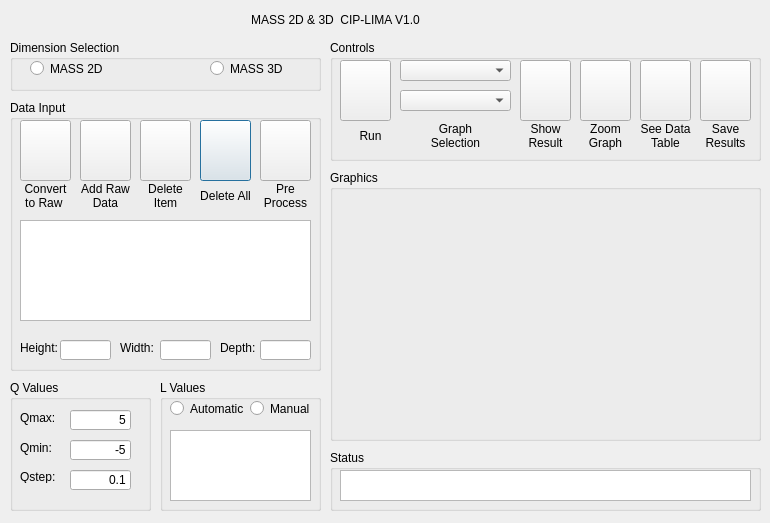
<?xml version="1.0" encoding="UTF-8"?>
<ui version="4.0">
 <class>Dialog</class>
 <widget class="QDialog" name="Dialog">
  <property name="geometry">
   <rect>
    <x>0</x>
    <y>0</y>
    <width>770</width>
    <height>523</height>
   </rect>
  </property>
  <property name="windowTitle">
   <string>Multifractal Analysis and Scale System 2D &amp; 3D</string>
  </property>
  <property name="windowIcon">
   <iconset resource="Resources.qrc">
    <normaloff>:/icons/mass_main.png</normaloff>:/icons/mass_main.png</iconset>
  </property>
  <property name="windowOpacity">
   <double>1.000000000000000</double>
  </property>
  <widget class="QGroupBox" name="gb_qvalue">
   <property name="geometry">
    <rect>
     <x>10</x>
     <y>380</y>
     <width>141</width>
     <height>131</height>
    </rect>
   </property>
   <property name="title">
    <string>Q Values</string>
   </property>
   <widget class="QLabel" name="l_qmax">
    <property name="geometry">
     <rect>
      <x>10</x>
      <y>30</y>
      <width>51</width>
      <height>16</height>
     </rect>
    </property>
    <property name="text">
     <string>Qmax:</string>
    </property>
   </widget>
   <widget class="QLabel" name="l_qmin">
    <property name="geometry">
     <rect>
      <x>10</x>
      <y>60</y>
      <width>51</width>
      <height>16</height>
     </rect>
    </property>
    <property name="text">
     <string>Qmin:</string>
    </property>
   </widget>
   <widget class="QLabel" name="l_qstep">
    <property name="geometry">
     <rect>
      <x>10</x>
      <y>90</y>
      <width>46</width>
      <height>13</height>
     </rect>
    </property>
    <property name="text">
     <string>Qstep:</string>
    </property>
   </widget>
   <widget class="QLineEdit" name="le_qmax">
    <property name="geometry">
     <rect>
      <x>60</x>
      <y>30</y>
      <width>61</width>
      <height>20</height>
     </rect>
    </property>
    <property name="text">
     <string>5</string>
    </property>
    <property name="alignment">
     <set>Qt::AlignRight|Qt::AlignTrailing|Qt::AlignVCenter</set>
    </property>
   </widget>
   <widget class="QLineEdit" name="le_qmin">
    <property name="geometry">
     <rect>
      <x>60</x>
      <y>60</y>
      <width>61</width>
      <height>20</height>
     </rect>
    </property>
    <property name="text">
     <string>-5</string>
    </property>
    <property name="alignment">
     <set>Qt::AlignRight|Qt::AlignTrailing|Qt::AlignVCenter</set>
    </property>
   </widget>
   <widget class="QLineEdit" name="le_qstep">
    <property name="geometry">
     <rect>
      <x>60</x>
      <y>90</y>
      <width>61</width>
      <height>20</height>
     </rect>
    </property>
    <property name="text">
     <string>0.1</string>
    </property>
    <property name="alignment">
     <set>Qt::AlignRight|Qt::AlignTrailing|Qt::AlignVCenter</set>
    </property>
   </widget>
  </widget>
  <widget class="QLabel" name="l_title">
   <property name="geometry">
    <rect>
     <x>10</x>
     <y>10</y>
     <width>651</width>
     <height>20</height>
    </rect>
   </property>
   <property name="text">
    <string>MASS 2D &amp; 3D  CIP-LIMA V1.0</string>
   </property>
   <property name="alignment">
    <set>Qt::AlignCenter</set>
   </property>
   <property name="wordWrap">
    <bool>false</bool>
   </property>
  </widget>
  <widget class="QGroupBox" name="gb_lvalue">
   <property name="geometry">
    <rect>
     <x>160</x>
     <y>380</y>
     <width>161</width>
     <height>131</height>
    </rect>
   </property>
   <property name="title">
    <string>L Values</string>
   </property>
   <widget class="QRadioButton" name="rb_lvalauto">
    <property name="geometry">
     <rect>
      <x>10</x>
      <y>20</y>
      <width>82</width>
      <height>17</height>
     </rect>
    </property>
    <property name="text">
     <string>Automatic</string>
    </property>
   </widget>
   <widget class="QRadioButton" name="rb_lvalmanual">
    <property name="geometry">
     <rect>
      <x>90</x>
      <y>20</y>
      <width>61</width>
      <height>17</height>
     </rect>
    </property>
    <property name="text">
     <string>Manual</string>
    </property>
   </widget>
   <widget class="QTextEdit" name="te_lvalues">
    <property name="geometry">
     <rect>
      <x>10</x>
      <y>50</y>
      <width>141</width>
      <height>71</height>
     </rect>
    </property>
    <property name="toolTip">
     <string>Insert L values separeted by commas.
Press &quot;Pre Process&quot; button to obtain default values.</string>
    </property>
   </widget>
  </widget>
  <widget class="QGroupBox" name="gb_dimension">
   <property name="geometry">
    <rect>
     <x>10</x>
     <y>40</y>
     <width>311</width>
     <height>51</height>
    </rect>
   </property>
   <property name="title">
    <string>Dimension Selection</string>
   </property>
   <widget class="QRadioButton" name="rb_mass2d">
    <property name="geometry">
     <rect>
      <x>20</x>
      <y>20</y>
      <width>82</width>
      <height>17</height>
     </rect>
    </property>
    <property name="text">
     <string>MASS 2D</string>
    </property>
   </widget>
   <widget class="QRadioButton" name="rb_mass3d">
    <property name="geometry">
     <rect>
      <x>200</x>
      <y>20</y>
      <width>82</width>
      <height>17</height>
     </rect>
    </property>
    <property name="text">
     <string>MASS 3D</string>
    </property>
   </widget>
  </widget>
  <widget class="QGroupBox" name="gb_datamanag">
   <property name="geometry">
    <rect>
     <x>10</x>
     <y>100</y>
     <width>311</width>
     <height>271</height>
    </rect>
   </property>
   <property name="title">
    <string>Data Input</string>
   </property>
   <widget class="QLabel" name="l_preshow">
    <property name="geometry">
     <rect>
      <x>250</x>
      <y>80</y>
      <width>51</width>
      <height>31</height>
     </rect>
    </property>
    <property name="text">
     <string>Pre Process</string>
    </property>
    <property name="alignment">
     <set>Qt::AlignCenter</set>
    </property>
    <property name="wordWrap">
     <bool>true</bool>
    </property>
   </widget>
   <widget class="QLabel" name="l_deleteall">
    <property name="geometry">
     <rect>
      <x>190</x>
      <y>80</y>
      <width>51</width>
      <height>31</height>
     </rect>
    </property>
    <property name="text">
     <string>Delete All</string>
    </property>
    <property name="alignment">
     <set>Qt::AlignCenter</set>
    </property>
    <property name="wordWrap">
     <bool>true</bool>
    </property>
   </widget>
   <widget class="QPushButton" name="pb_deleteall">
    <property name="geometry">
     <rect>
      <x>190</x>
      <y>20</y>
      <width>51</width>
      <height>61</height>
     </rect>
    </property>
    <property name="text">
     <string/>
    </property>
    <property name="icon">
     <iconset resource="Resources.qrc">
      <normaloff>:/icons/delete_all.png</normaloff>:/icons/delete_all.png</iconset>
    </property>
    <property name="iconSize">
     <size>
      <width>32</width>
      <height>32</height>
     </size>
    </property>
   </widget>
   <widget class="QLabel" name="l_convert">
    <property name="geometry">
     <rect>
      <x>10</x>
      <y>80</y>
      <width>51</width>
      <height>31</height>
     </rect>
    </property>
    <property name="text">
     <string>Convert to Raw </string>
    </property>
    <property name="alignment">
     <set>Qt::AlignCenter</set>
    </property>
    <property name="wordWrap">
     <bool>true</bool>
    </property>
   </widget>
   <widget class="QLabel" name="l_add_raw">
    <property name="geometry">
     <rect>
      <x>70</x>
      <y>80</y>
      <width>51</width>
      <height>31</height>
     </rect>
    </property>
    <property name="text">
     <string>Add Raw Data</string>
    </property>
    <property name="alignment">
     <set>Qt::AlignCenter</set>
    </property>
    <property name="wordWrap">
     <bool>true</bool>
    </property>
   </widget>
   <widget class="QPushButton" name="pb_preshow">
    <property name="geometry">
     <rect>
      <x>250</x>
      <y>20</y>
      <width>51</width>
      <height>61</height>
     </rect>
    </property>
    <property name="text">
     <string/>
    </property>
    <property name="icon">
     <iconset resource="Resources.qrc">
      <normaloff>:/icons/pre_process.png</normaloff>:/icons/pre_process.png</iconset>
    </property>
    <property name="iconSize">
     <size>
      <width>32</width>
      <height>32</height>
     </size>
    </property>
   </widget>
   <widget class="QPushButton" name="pb_convert">
    <property name="geometry">
     <rect>
      <x>10</x>
      <y>20</y>
      <width>51</width>
      <height>61</height>
     </rect>
    </property>
    <property name="text">
     <string/>
    </property>
    <property name="icon">
     <iconset resource="Resources.qrc">
      <normaloff>:/icons/convertRaw.png</normaloff>:/icons/convertRaw.png</iconset>
    </property>
    <property name="iconSize">
     <size>
      <width>32</width>
      <height>32</height>
     </size>
    </property>
   </widget>
   <widget class="QPushButton" name="pb_addraw">
    <property name="geometry">
     <rect>
      <x>70</x>
      <y>20</y>
      <width>51</width>
      <height>61</height>
     </rect>
    </property>
    <property name="text">
     <string/>
    </property>
    <property name="icon">
     <iconset resource="Resources.qrc">
      <normaloff>:/icons/add_raw.png</normaloff>:/icons/add_raw.png</iconset>
    </property>
    <property name="iconSize">
     <size>
      <width>32</width>
      <height>32</height>
     </size>
    </property>
   </widget>
   <widget class="QLabel" name="l_deleteone">
    <property name="geometry">
     <rect>
      <x>130</x>
      <y>80</y>
      <width>51</width>
      <height>31</height>
     </rect>
    </property>
    <property name="text">
     <string>Delete Item</string>
    </property>
    <property name="alignment">
     <set>Qt::AlignCenter</set>
    </property>
    <property name="wordWrap">
     <bool>true</bool>
    </property>
   </widget>
   <widget class="QListView" name="lv_filenames">
    <property name="geometry">
     <rect>
      <x>10</x>
      <y>120</y>
      <width>291</width>
      <height>101</height>
     </rect>
    </property>
    <property name="isWrapping" stdset="0">
     <bool>false</bool>
    </property>
    <property name="wordWrap">
     <bool>true</bool>
    </property>
   </widget>
   <widget class="QLineEdit" name="le_height">
    <property name="geometry">
     <rect>
      <x>50</x>
      <y>240</y>
      <width>51</width>
      <height>20</height>
     </rect>
    </property>
    <property name="toolTip">
     <string>Data Hight</string>
    </property>
    <property name="alignment">
     <set>Qt::AlignRight|Qt::AlignTrailing|Qt::AlignVCenter</set>
    </property>
    <property name="readOnly">
     <bool>true</bool>
    </property>
   </widget>
   <widget class="QLineEdit" name="le_width">
    <property name="geometry">
     <rect>
      <x>150</x>
      <y>240</y>
      <width>51</width>
      <height>20</height>
     </rect>
    </property>
    <property name="toolTip">
     <string>Data Width</string>
    </property>
    <property name="alignment">
     <set>Qt::AlignRight|Qt::AlignTrailing|Qt::AlignVCenter</set>
    </property>
    <property name="readOnly">
     <bool>true</bool>
    </property>
   </widget>
   <widget class="QLineEdit" name="le_depth">
    <property name="geometry">
     <rect>
      <x>250</x>
      <y>240</y>
      <width>51</width>
      <height>20</height>
     </rect>
    </property>
    <property name="toolTip">
     <string>Data Depth</string>
    </property>
    <property name="alignment">
     <set>Qt::AlignRight|Qt::AlignTrailing|Qt::AlignVCenter</set>
    </property>
    <property name="readOnly">
     <bool>true</bool>
    </property>
   </widget>
   <widget class="QLabel" name="l_iheight">
    <property name="geometry">
     <rect>
      <x>10</x>
      <y>240</y>
      <width>51</width>
      <height>16</height>
     </rect>
    </property>
    <property name="text">
     <string>Height:</string>
    </property>
   </widget>
   <widget class="QLabel" name="l_iwidth">
    <property name="geometry">
     <rect>
      <x>110</x>
      <y>240</y>
      <width>41</width>
      <height>16</height>
     </rect>
    </property>
    <property name="text">
     <string>Width:</string>
    </property>
   </widget>
   <widget class="QLabel" name="l_idepth">
    <property name="geometry">
     <rect>
      <x>210</x>
      <y>240</y>
      <width>41</width>
      <height>16</height>
     </rect>
    </property>
    <property name="text">
     <string>Depth:</string>
    </property>
   </widget>
   <widget class="QPushButton" name="pb_deleteone">
    <property name="geometry">
     <rect>
      <x>130</x>
      <y>20</y>
      <width>51</width>
      <height>61</height>
     </rect>
    </property>
    <property name="text">
     <string/>
    </property>
    <property name="icon">
     <iconset resource="Resources.qrc">
      <normaloff>:/icons/delete_one.png</normaloff>:/icons/delete_one.png</iconset>
    </property>
    <property name="iconSize">
     <size>
      <width>32</width>
      <height>32</height>
     </size>
    </property>
   </widget>
  </widget>
  <widget class="QGroupBox" name="gb_controls">
   <property name="geometry">
    <rect>
     <x>330</x>
     <y>40</y>
     <width>431</width>
     <height>121</height>
    </rect>
   </property>
   <property name="title">
    <string>Controls</string>
   </property>
   <widget class="QPushButton" name="pb_run">
    <property name="geometry">
     <rect>
      <x>10</x>
      <y>20</y>
      <width>51</width>
      <height>61</height>
     </rect>
    </property>
    <property name="text">
     <string/>
    </property>
    <property name="icon">
     <iconset resource="Resources.qrc">
      <normaloff>:/icons/run.png</normaloff>:/icons/run.png</iconset>
    </property>
    <property name="iconSize">
     <size>
      <width>32</width>
      <height>32</height>
     </size>
    </property>
   </widget>
   <widget class="QLabel" name="l_run">
    <property name="geometry">
     <rect>
      <x>10</x>
      <y>80</y>
      <width>61</width>
      <height>31</height>
     </rect>
    </property>
    <property name="text">
     <string>Run</string>
    </property>
    <property name="alignment">
     <set>Qt::AlignCenter</set>
    </property>
   </widget>
   <widget class="QPushButton" name="pb_showresult">
    <property name="geometry">
     <rect>
      <x>190</x>
      <y>20</y>
      <width>51</width>
      <height>61</height>
     </rect>
    </property>
    <property name="text">
     <string/>
    </property>
    <property name="icon">
     <iconset resource="Resources.qrc">
      <normaloff>:/icons/show_result.png</normaloff>:/icons/show_result.png</iconset>
    </property>
    <property name="iconSize">
     <size>
      <width>32</width>
      <height>32</height>
     </size>
    </property>
   </widget>
   <widget class="QLabel" name="l_showres">
    <property name="geometry">
     <rect>
      <x>190</x>
      <y>80</y>
      <width>51</width>
      <height>31</height>
     </rect>
    </property>
    <property name="text">
     <string>Show Result</string>
    </property>
    <property name="alignment">
     <set>Qt::AlignCenter</set>
    </property>
    <property name="wordWrap">
     <bool>true</bool>
    </property>
   </widget>
   <widget class="QPushButton" name="pb_seetable">
    <property name="geometry">
     <rect>
      <x>310</x>
      <y>20</y>
      <width>51</width>
      <height>61</height>
     </rect>
    </property>
    <property name="text">
     <string/>
    </property>
    <property name="icon">
     <iconset resource="Resources.qrc">
      <normaloff>:/icons/table.png</normaloff>:/icons/table.png</iconset>
    </property>
    <property name="iconSize">
     <size>
      <width>32</width>
      <height>32</height>
     </size>
    </property>
   </widget>
   <widget class="QPushButton" name="pb_saveresult">
    <property name="geometry">
     <rect>
      <x>370</x>
      <y>20</y>
      <width>51</width>
      <height>61</height>
     </rect>
    </property>
    <property name="toolTip">
     <string>Choose a folder
to save results</string>
    </property>
    <property name="text">
     <string/>
    </property>
    <property name="icon">
     <iconset resource="Resources.qrc">
      <normaloff>:/icons/save.png</normaloff>:/icons/save.png</iconset>
    </property>
    <property name="iconSize">
     <size>
      <width>32</width>
      <height>32</height>
     </size>
    </property>
   </widget>
   <widget class="QLabel" name="l_Table">
    <property name="geometry">
     <rect>
      <x>310</x>
      <y>80</y>
      <width>51</width>
      <height>31</height>
     </rect>
    </property>
    <property name="text">
     <string>See Data Table</string>
    </property>
    <property name="alignment">
     <set>Qt::AlignCenter</set>
    </property>
    <property name="wordWrap">
     <bool>true</bool>
    </property>
   </widget>
   <widget class="QLabel" name="l_saveresult">
    <property name="geometry">
     <rect>
      <x>370</x>
      <y>80</y>
      <width>51</width>
      <height>31</height>
     </rect>
    </property>
    <property name="text">
     <string>Save Results</string>
    </property>
    <property name="alignment">
     <set>Qt::AlignCenter</set>
    </property>
    <property name="wordWrap">
     <bool>true</bool>
    </property>
   </widget>
   <widget class="QComboBox" name="cb_selgraph">
    <property name="geometry">
     <rect>
      <x>70</x>
      <y>20</y>
      <width>111</width>
      <height>21</height>
     </rect>
    </property>
   </widget>
   <widget class="QComboBox" name="cb_qvalues">
    <property name="geometry">
     <rect>
      <x>70</x>
      <y>50</y>
      <width>111</width>
      <height>21</height>
     </rect>
    </property>
    <property name="editable">
     <bool>false</bool>
    </property>
   </widget>
   <widget class="QLabel" name="l_selgraph_2">
    <property name="geometry">
     <rect>
      <x>90</x>
      <y>80</y>
      <width>71</width>
      <height>31</height>
     </rect>
    </property>
    <property name="text">
     <string>Graph Selection</string>
    </property>
    <property name="alignment">
     <set>Qt::AlignCenter</set>
    </property>
    <property name="wordWrap">
     <bool>true</bool>
    </property>
   </widget>
   <widget class="QPushButton" name="pb_zoomgraph">
    <property name="geometry">
     <rect>
      <x>250</x>
      <y>20</y>
      <width>51</width>
      <height>61</height>
     </rect>
    </property>
    <property name="text">
     <string/>
    </property>
    <property name="icon">
     <iconset resource="Resources.qrc">
      <normaloff>:/icons/zoom_extend.png</normaloff>:/icons/zoom_extend.png</iconset>
    </property>
    <property name="iconSize">
     <size>
      <width>32</width>
      <height>32</height>
     </size>
    </property>
   </widget>
   <widget class="QLabel" name="l_zoomres">
    <property name="geometry">
     <rect>
      <x>250</x>
      <y>80</y>
      <width>51</width>
      <height>31</height>
     </rect>
    </property>
    <property name="text">
     <string>Zoom Graph</string>
    </property>
    <property name="alignment">
     <set>Qt::AlignCenter</set>
    </property>
    <property name="wordWrap">
     <bool>true</bool>
    </property>
   </widget>
  </widget>
  <widget class="QGroupBox" name="gb_graphics">
   <property name="geometry">
    <rect>
     <x>330</x>
     <y>170</y>
     <width>431</width>
     <height>271</height>
    </rect>
   </property>
   <property name="title">
    <string>Graphics</string>
   </property>
   <widget class="QCustomPlot" name="cp_graph1" native="true">
    <property name="geometry">
     <rect>
      <x>10</x>
      <y>20</y>
      <width>411</width>
      <height>241</height>
     </rect>
    </property>
   </widget>
  </widget>
  <widget class="QGroupBox" name="gb_Status">
   <property name="geometry">
    <rect>
     <x>330</x>
     <y>450</y>
     <width>431</width>
     <height>61</height>
    </rect>
   </property>
   <property name="title">
    <string>Status</string>
   </property>
   <widget class="QTextEdit" name="te_status">
    <property name="geometry">
     <rect>
      <x>10</x>
      <y>20</y>
      <width>411</width>
      <height>31</height>
     </rect>
    </property>
    <property name="verticalScrollBarPolicy">
     <enum>Qt::ScrollBarAlwaysOff</enum>
    </property>
    <property name="horizontalScrollBarPolicy">
     <enum>Qt::ScrollBarAlwaysOff</enum>
    </property>
   </widget>
  </widget>
 </widget>
 <layoutdefault spacing="6" margin="11"/>
 <customwidgets>
  <customwidget>
   <class>QCustomPlot</class>
   <extends>QWidget</extends>
   <header>qcustomplot.h</header>
   <container>1</container>
  </customwidget>
 </customwidgets>
 <resources>
  <include location="Resources.qrc"/>
 </resources>
 <connections/>
</ui>
